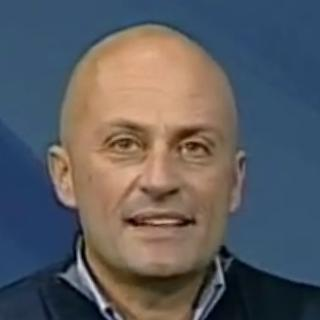
#> input picture test_images/002.jpg, 320 x 320 px
$ python basic_lbp.py
#> lines starting #> are read from the running program, lines starting #| are printed output that depends on the picture
import cv2
import numpy as np
from matplotlib import pyplot as plt

def center_compare(center, pixel_list):
    out = []
    for pixel in pixel_list:
        if pixel >= center:
            out.append(1)
        else:
            out.append(0)
    return out

def get_pixel(map, x, y):
    try:
        return map[x, y]
    except IndexError:
        return 0

def binary2decimal(binary_list):
    binary_list.reverse()
    ans = 0
    factor = 1
    for i in binary_list:
        ans += i*factor
        factor*=2
    return ans


img = cv2.imread('./test_images/002.jpg', 0)
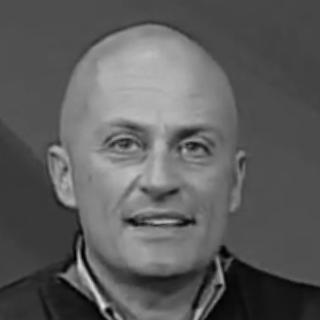
#> img: shape (320, 320); min 0, max 226, mean 92.2
img_lbp = cv2.imread('./test_images/002.jpg', 0)

height, width = img.shape
#> height = 320; width = 320

for x in range(0, width):
    for y in range(0, height):
        center = img[x, y]
        top_left = get_pixel(img, x-1, y-1)
        top_up = get_pixel(img, x, y-1)
        top_right = get_pixel(img, x+1, y-1)
        left = get_pixel(img, x-1, y)
        right = get_pixel(img, x+1, y)
        bottom_left = get_pixel(img, x-1, y+1)
        bottom_down = get_pixel(img, x, y+1)
        bottom_right = get_pixel(img, x+1, y+1)

        neighbor_list = [top_left, top_up, top_right, right, bottom_right, bottom_down, bottom_left, left]
        binary_list = center_compare(center, neighbor_list)
        decimal_value = binary2decimal(binary_list)
        img_lbp.itemset((x, y), decimal_value)
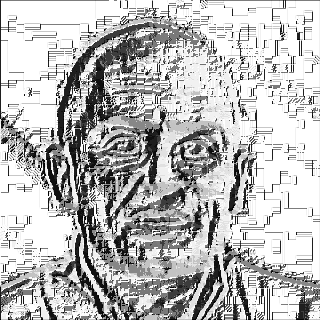
#> img_lbp: shape (320, 320); min 0, max 255, mean 186.4
cv2.imwrite('./test_images/002_lbp.png', img_lbp)
hist, bins = np.histogram(img.flatten(), 256, [0,256])
hist_lbp, bins_lbp = np.histogram(img_lbp.flatten(), 256, [0,256])

cfd = hist.cumsum() #calculate the Cumulative Frequency Distribution
cfd_lbp = hist_lbp.cumsum()
cfd_normalized = cfd * hist.max()/cfd.max()
cfd_lbp_normalized = cfd_lbp * hist_lbp.max()/cfd_lbp.max()

plt.figure()
plt.hist(hist, bins)
plt.savefig('002_hist.png')
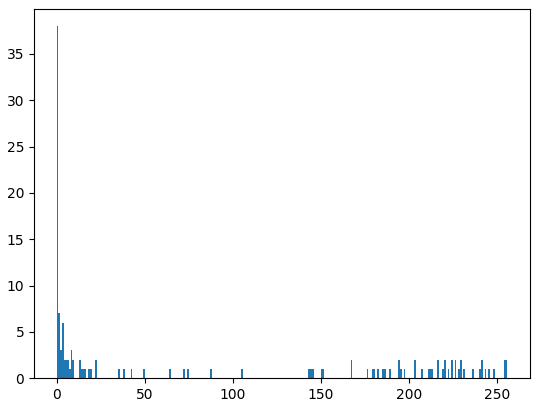
#> figure drawn by matplotlib, 1 panel; tallest bar 38 high, from x = 0 to 1
plt.figure()
plt.hist(hist_lbp, bins_lbp)
plt.savefig('002_lbp_hist.png')
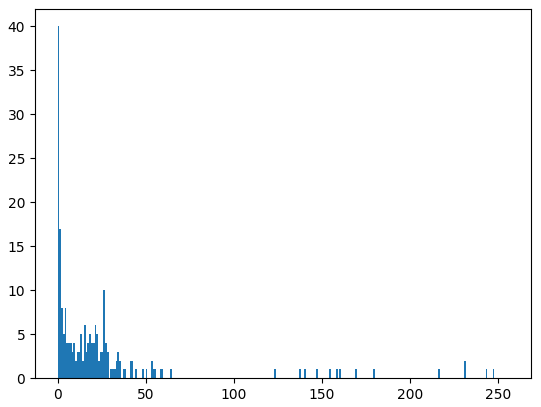
#> figure drawn by matplotlib, 1 panel; tallest bar 40 high, from x = 0 to 1
